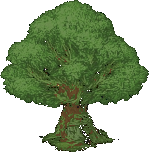
#> input picture assets/iso_nature/tree_pack_10.png, 149 x 152 px
$ python -i slice_tree_extra_sheet.py   (imports and definitions only)
#> lines starting #> are read from the running program, lines starting #| are printed output that depends on the picture
#!/usr/bin/env python3
"""Découpe planche arbres feuillus/cyprès → tree_pack_10..16 + harmonisation couleurs."""

from __future__ import annotations

import colorsys
import re
import shutil
import sys
from pathlib import Path

from PIL import Image, ImageEnhance

ROOT = Path(__file__).resolve().parents[1]
OUT_DIR = ROOT / "assets" / "iso_nature"
SHEET_OUT = OUT_DIR / "tree_extra_sheet.png"
JS_OUT = ROOT / "js" / "mediterraneanDecorSprites.js"
CACHE = "v=15"

# Planche 1024×682 — 4 feuillus + 3 cyprès
TREE_BOXES = [
    ("tree_pack_10.png", (57, 24, 205, 176), "feuillu 1"),
    ("tree_pack_11.png", (224, 32, 357, 175), "feuillu 2"),
    ("tree_pack_12.png", (379, 24, 503, 174), "feuillu 3"),
    ("tree_pack_13.png", (242, 234, 352, 374), "feuillu 4"),
    ("tree_pack_14.png", (584, 452, 642, 657), "cypres 1"),
    ("tree_pack_15.png", (686, 492, 743, 654), "cypres 2"),
    ("tree_pack_16.png", (775, 452, 846, 655), "cypres 3"),
]

NEW_FOREST_INDICES = [10, 11, 12, 13, 14, 15, 16]
NEW_WEIGHTS = [1.18, 1.14, 1.12, 1.10, 0.58, 0.55, 0.52]
NEW_SIZE_MUL = [1, 1, 1, 1, 0.56, 0.54, 0.56]

# Cibles = feuillus existants tree_pack_00..02 (après soften)
REF_GREEN = (0.264, 0.543, 0.432)
REF_BROWN = (0.090, 0.566, 0.364)
# Conserve un peu de relief local, mais palette unifiée entre les 7 sprites
HUE_VAR_KEEP = 0.18
SAT_VAR_KEEP = 0.28
VAL_VAR_KEEP = 0.32
BROWN_STRENGTH = 0.88
BLACK_KEY = 24

GLOBAL_COLOR = 0.97
GLOBAL_CONTRAST = 0.98
GLOBAL_BRIGHTNESS = 1.02
GREEN_HUE_RANGE = (0.14, 0.50)
SHADOW_LUM_MAX = 0.12


def _trim(im: Image.Image) -> Image.Image:
    bbox = im.getbbox()
    return im.crop(bbox) if bbox else im


def _key_black(im: Image.Image) -> Image.Image:
    im = im.convert("RGBA")
    px = im.load()
    w, h = im.size
    for y in range(h):
        for x in range(w):
            r, g, b, a = px[x, y]
            if r <= BLACK_KEY and g <= BLACK_KEY and b <= BLACK_KEY:
                px[x, y] = (0, 0, 0, 0)
    return im


def _is_green(h: float, s: float, v: float) -> bool:
    return GREEN_HUE_RANGE[0] <= h <= GREEN_HUE_RANGE[1] and s > 0.10 and v > SHADOW_LUM_MAX


def _is_brown(h: float, s: float, v: float) -> bool:
    return 0.02 <= h <= 0.16 and s > 0.06 and 0.12 < v < 0.88


def _foliage_stats(im: Image.Image) -> tuple[float, float, float]:
    hs, ss, vs = [], [], []
    for r, g, b, a in im.getdata():
        if a < 40:
            continue
        h, s, v = colorsys.rgb_to_hsv(r / 255.0, g / 255.0, b / 255.0)
        if _is_green(h, s, v):
            hs.append(h)
            ss.append(s)
            vs.append(v)
    if not hs:
        rh, rs, rv = REF_GREEN
        return rh, rs, rv
    return sum(hs) / len(hs), sum(ss) / len(ss), sum(vs) / len(vs)


def _harmonize_pixel(
    r: int,
    g: int,
    b: int,
    a: int,
    mean_h: float,
    mean_s: float,
    mean_v: float,
) -> tuple[int, int, int, int]:
    if a < 12:
        return 0, 0, 0, 0
    rf, gf, bf = r / 255.0, g / 255.0, b / 255.0
    h, s, v = colorsys.rgb_to_hsv(rf, gf, bf)
    if v <= SHADOW_LUM_MAX:
        return r, g, b, a

    if _is_green(h, s, v):
        rh, rs, rv = REF_GREEN
        h = rh + (h - mean_h) * HUE_VAR_KEEP
        s = rs + (s - mean_s) * SAT_VAR_KEEP
        v = rv + (v - mean_v) * VAL_VAR_KEEP
    elif _is_brown(h, s, v):
        rh, rs, rv = REF_BROWN
        h = h + (rh - h) * BROWN_STRENGTH
        s = s + (rs - s) * BROWN_STRENGTH
        v = v + (rv - v) * BROWN_STRENGTH

    h %= 1.0
    s = max(0.0, min(1.0, s))
    v = max(0.0, min(1.0, v))
    nr, ng, nb = colorsys.hsv_to_rgb(h, s, v)
    return (
        min(255, int(nr * 255)),
        min(255, int(ng * 255)),
        min(255, int(nb * 255)),
        a,
    )


def _process(im: Image.Image) -> Image.Image:
    im = _key_black(im).convert("RGBA")
    mean_h, mean_s, mean_v = _foliage_stats(im)
    px = im.load()
    w, h = im.size
    for y in range(h):
        for x in range(w):
            px[x, y] = _harmonize_pixel(*px[x, y], mean_h, mean_s, mean_v)
    rgb = im.convert("RGB")
    rgb = ImageEnhance.Color(rgb).enhance(GLOBAL_COLOR)
    rgb = ImageEnhance.Contrast(rgb).enhance(GLOBAL_CONTRAST)
    rgb = ImageEnhance.Brightness(rgb).enhance(GLOBAL_BRIGHTNESS)
    return _trim(Image.merge("RGBA", (*rgb.split(), im.split()[3])))


def slice_trees(sheet_path: Path) -> list[str]:
#> called with sheet_path = '../assets/iso_nature/tree_pack_10.png'
    im = Image.open(sheet_path).convert("RGBA")
#> im is the input picture: PIL image 149x152 RGBA; mean R, G, B, A 42.6, 59.8, 28.6, 144.5
    source_dir = OUT_DIR / "_source_trees"
    source_dir.mkdir(parents=True, exist_ok=True)
    names = []
    for name, (x0, y0, x1, y1), label in TREE_BOXES:
        cell = im.crop((x0, y0, x1 + 1, y1 + 1))
        cell.save(source_dir / name, optimize=True)
        out = _process(cell)
        out.save(OUT_DIR / name, optimize=True)
        names.append(name)
        print(f"  {name} ({label}, {out.size[0]}x{out.size[1]})")
#> this loop made 7 passes
#> (mean_h in _process, mean_s in _process, mean_v in _process) on pass 1: (0.262, 0.531, 0.415)
#> pass 1, in slice_trees, `cell = im.crop((x0, y0, x1 + 1, y1 + 1))`:
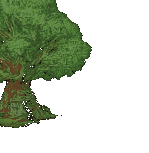
#> cell: PIL image 149x153 RGBA; mean R, G, B, A 25.6, 35, 16.8, 88; transparent parts drawn white
#> pass 1, in _process, `rgb = im.convert("RGB")`:
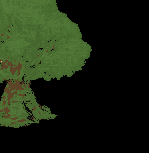
#> rgb: PIL image 149x153 RGB; mean R, G, B 25.7, 35.9, 16.5
#> after the loop: cell: PIL image 72x204 RGBA; every value is 0
    return names


# [116 lines left out: functions _parse_tree_sprite_names, reprocess_existing, patch_js, main, not called in this run]


# [2 lines not run here, left out]

>>> result = slice_trees('../assets/iso_nature/tree_pack_10.png')

$ run again, on assets/iso_nature/tree_pack_03.png
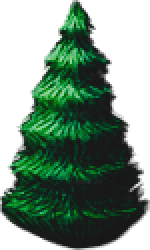
#> input picture assets/iso_nature/tree_pack_03.png, 75 x 125 px (shown 2 times larger)
#> in slice_trees, im is the input picture: PIL image 75x125 RGBA; mean R, G, B, A 12.1, 36.6, 20.5, 142
#> the loop in slice_trees, `for name, (x0, y0, x1, y1), label in TREE_BOXES:` made 7 passes
#> (mean_h in _process, mean_s in _process, mean_v in _process) on pass 1: (0.411, 0.638, 0.19)
#> pass 1, in slice_trees, `cell = im.crop((x0, y0, x1 + 1, y1 + 1))`:
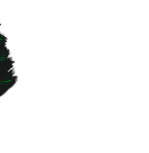
#> cell: PIL image 149x153 RGBA; mean R, G, B, A 0.7, 0.9, 0.8, 7; transparent parts drawn white
#> pass 1, in _process, `rgb = im.convert("RGB")`:
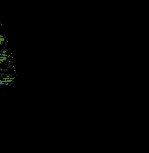
#> rgb: PIL image 149x153 RGB; mean R, G, B 0.6, 0.8, 0.5
